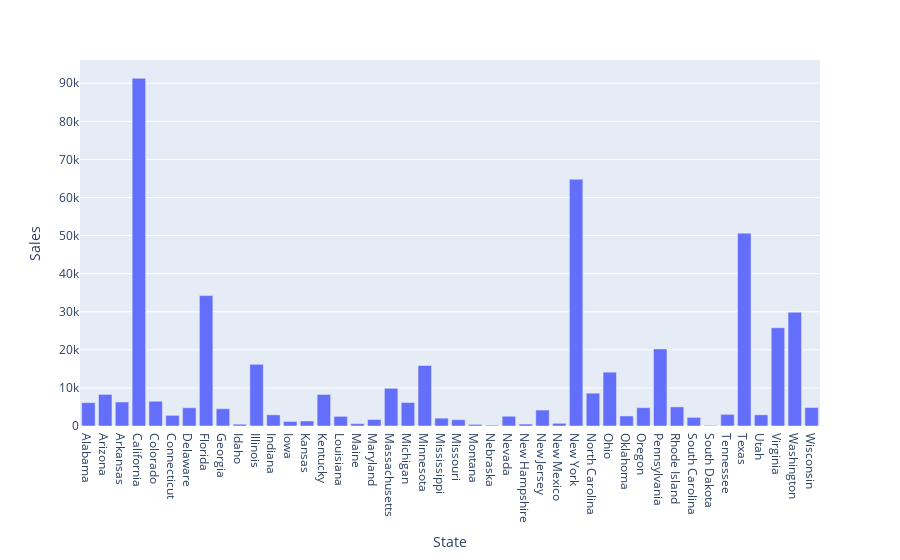

The cell this chart's notebook holds for it:
### Markdown cell above
## 1. Crea un gráfico de barras interactivo que muestre las ventas totales por Estado en 2014.

### Code cell
df2014=data_excel.loc[data_excel["Order Date"].dt.year==2014, :]
df2014_sales=df2014.groupby("State").sum()
fig= px.bar(df2014_sales, x=df2014_sales.index, y="Sales", barmode="stack")

iplot(fig)

### Figure 1 — Plotly figure (JSON) as saved in the notebook; plotly's stock layout.template omitted (floating-point values rounded to 4 significant figures)
{"data": [{"alignmentgroup": "True", "hovertemplate": "State=%{x}<br>Sales=%{y}<extra></extra>", "legendgroup": "", "marker": {"color": "#636efa", "pattern": {"shape": ""}}, "name": "", "offsetgroup": "", "orientation": "v", "showlegend": false, "textposition": "auto", "type": "bar", "x": ["Alabama", "Arizona", "Arkansas", "California", "Colorado", "Connecticut", "Delaware", "Florida", "Georgia", "Idaho", "Illinois", "Indiana", "Iowa", "Kansas", "Kentucky", "Louisiana", "Maine", "Maryland", "Massachusetts", "Michigan", "Minnesota", "Mississippi", "Missouri", "Montana", "Nebraska", "Nevada", "New Hampshire", "New Jersey", "New Mexico", "New York", "North Carolina", "Ohio", "Oklahoma", "Oregon", "Pennsylvania", "Rhode Island", "South Carolina", "South Dakota", "Tennessee", "Texas", "Utah", "Virginia", "Washington", "Wisconsin"], "xaxis": "x", "y": [6139.0, 8295.0, 6303.0, 91300.0, 6502.0, 2794.0, 4786.0, 34250.0, 4540.0, 465.2, 16200.0, 2937.0, 1191.0, 1320.0, 8280.0, 2535.0, 617.1, 1701.0, 9900.0, 6172.0, 15880.0, 2055.0, 1648.0, 424.5, 210.0, 2561.0, 504.5, 4192.0, 708.0, 64790.0, 8621.0, 14130.0, 2639.0, 4808.0, 20250.0, 5016.0, 2271.0, 162.2, 3052.0, 50630.0, 2944.0, 25800.0, 29870.0, 4848.0], "yaxis": "y"}], "layout": {"barmode": "stack", "legend": {"tracegroupgap": 0}, "margin": {"t": 60}, "xaxis": {"anchor": "y", "domain": [0, 1], "title": {"text": "State"}}, "yaxis": {"anchor": "x", "domain": [0, 1], "title": {"text": "Sales"}}}}
